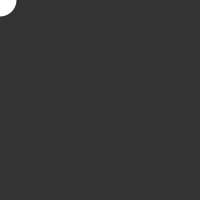
Frame 1 (no input)
Frame 60 (the mouse pressed at the canvas centre just before this capture): identical to frame 1, image omitted
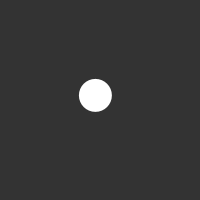
Frame 120 (the mouse held since frame 60 and released just before this capture)

The Processing sketch that drew these frames (run headless with seeded random() and noise(); from frame 60 on, the mouse is pressed at the canvas centre):

// Processing sketch: sketch_sep26c_easing_from_shiffman
// ── sketch_sep26c_easing_from_shiffman.pde
// Jason Stephens
// ITP - Fall 2010
// Introduction To Computational Media (ICM)
// Week:3_Practice_easing_examplefromShiffmas


float x;
float y;
float targetX, targetY;
float easing = 0.05;

void setup()
{
 size(200, 200);
 smooth();
 noStroke();
}

void draw()
{
 background( 51 );

 //targetX = width-mouseX; //shiffman's example OPPOSISTE
 targetX=mouseX;
 float dx = targetX - x;
 if(abs(dx) > 1) {
   x += dx * easing;
 }

 //targetY = height-mouseY;
 targetY = mouseY;
 float dy = targetY - y;
 if(abs(dy) > 1) {
   y += dy * easing;
 }

 //ellipse(width-mouseX,100, 33, 33);
 ellipse(x, y, 33, 33);
}
